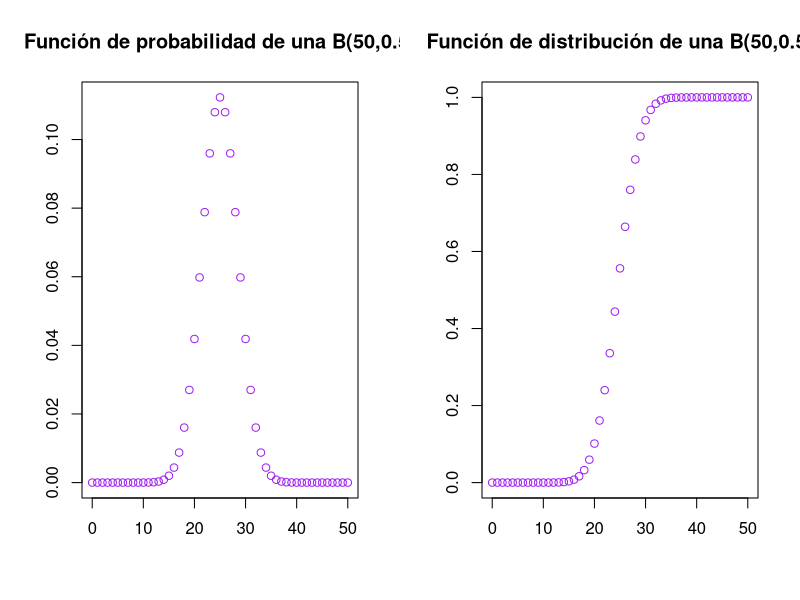
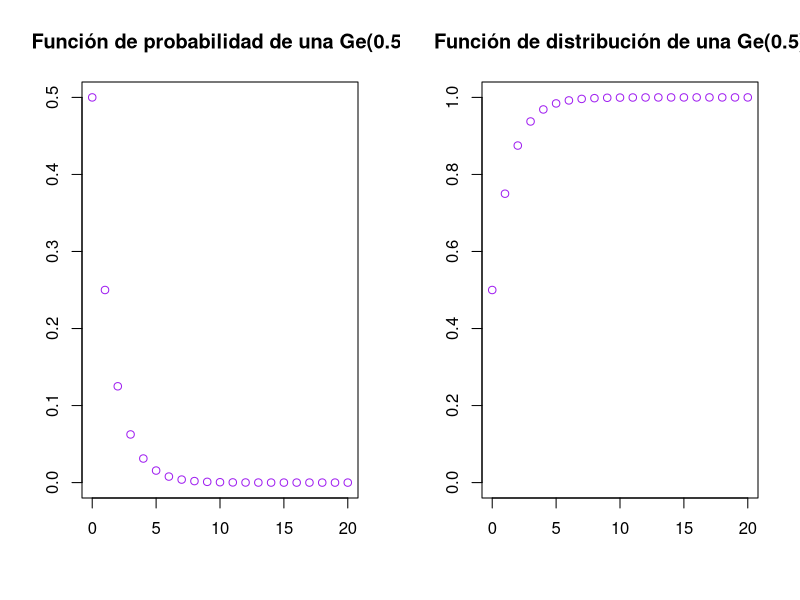
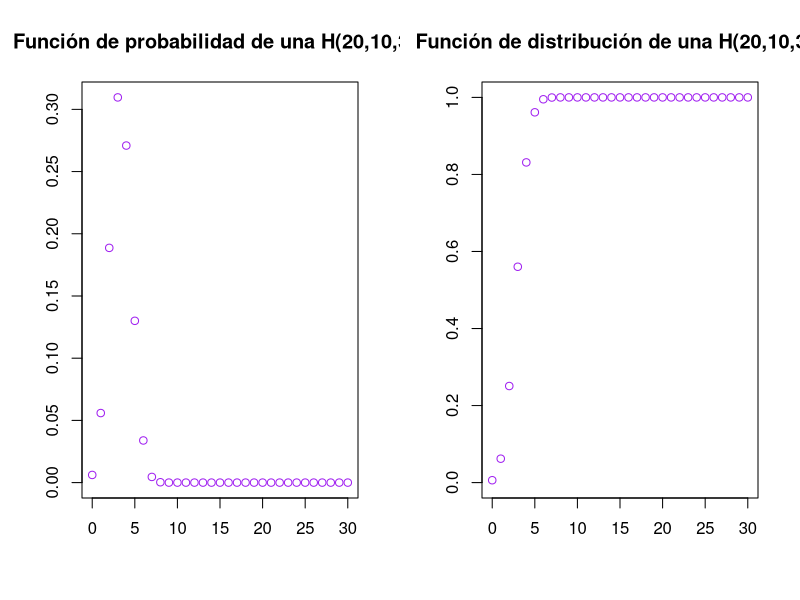
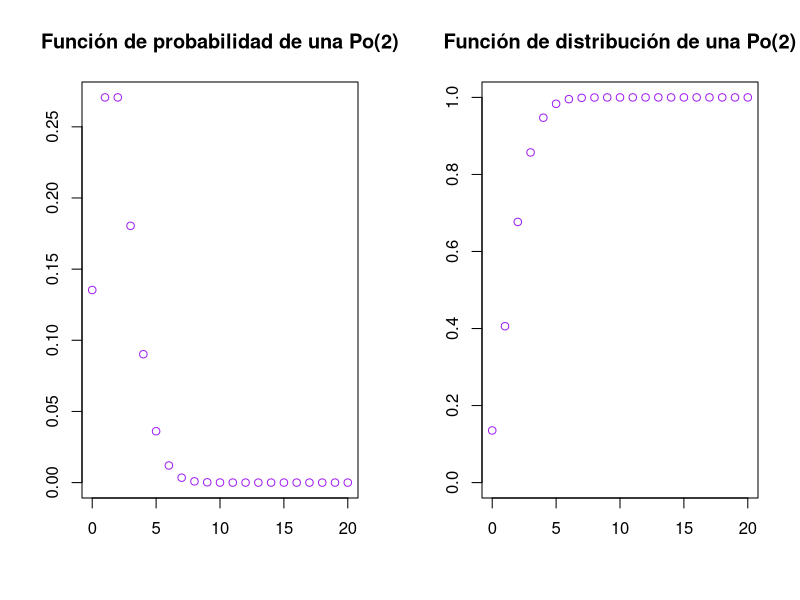
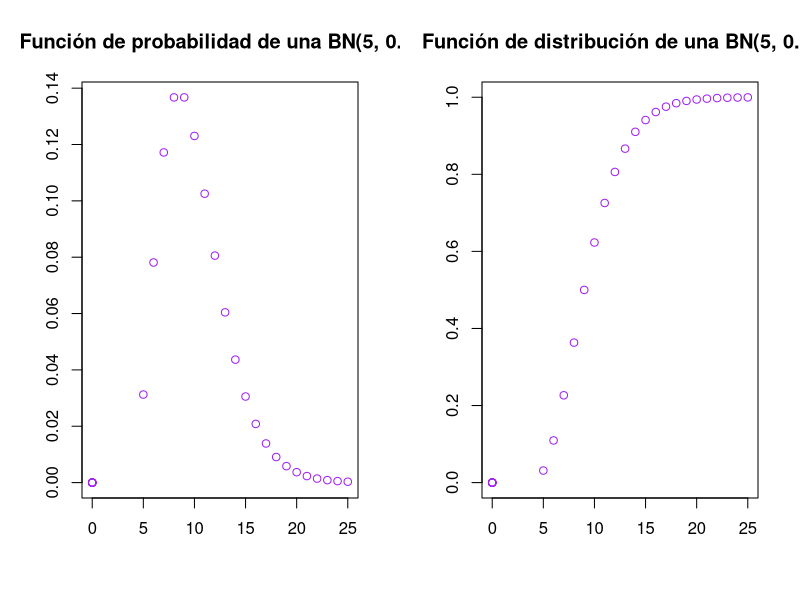
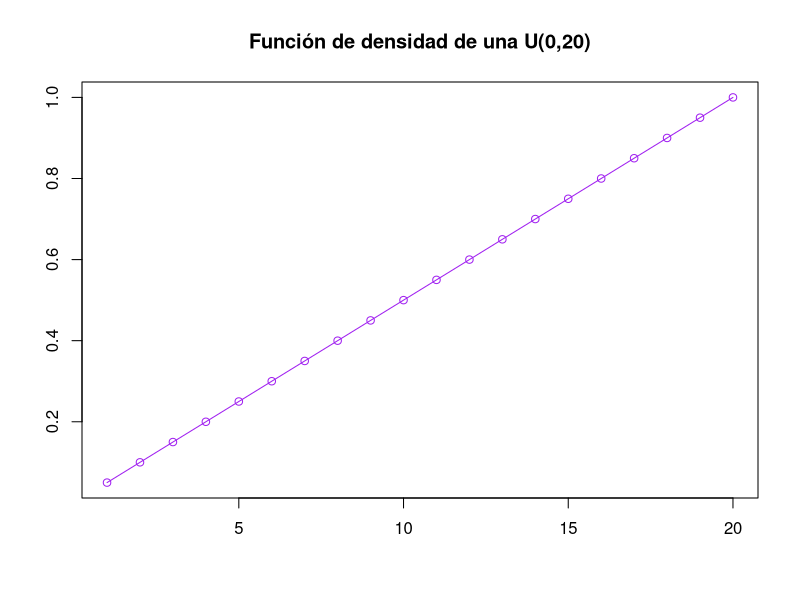
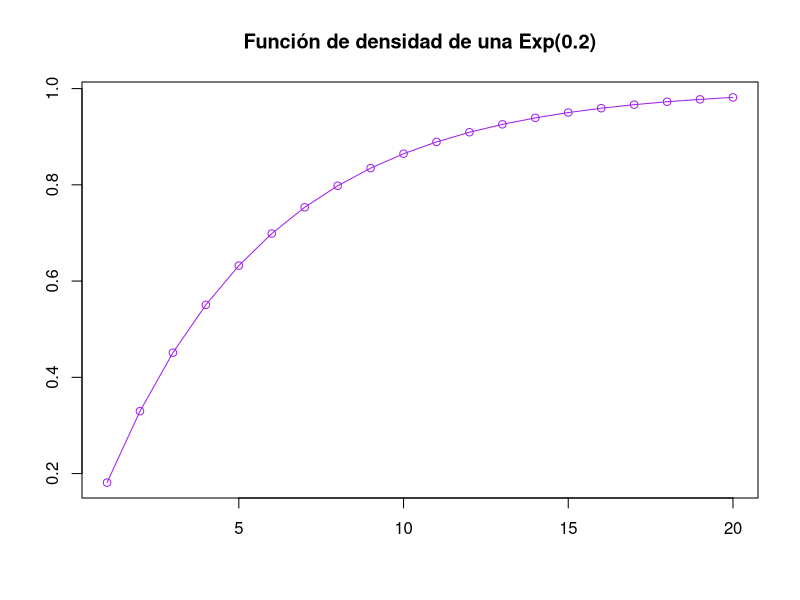
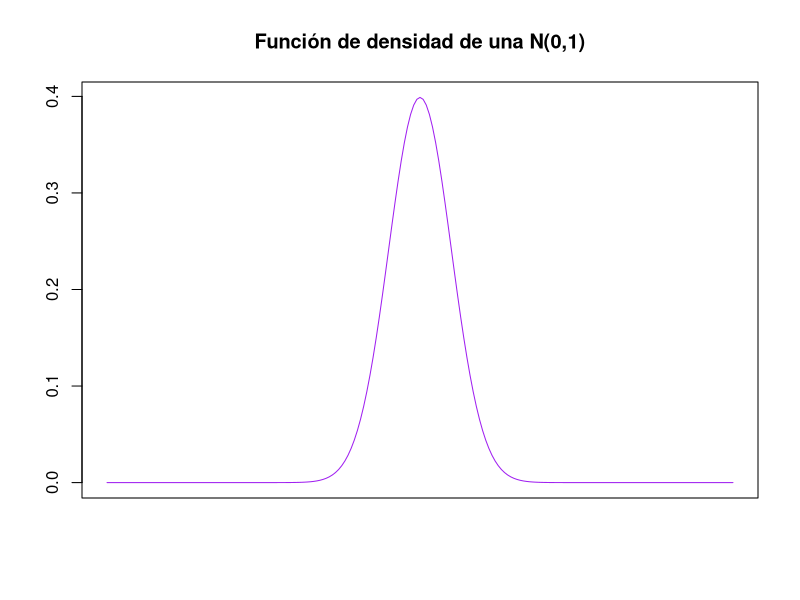

The R script that drew these images, in order:
## ---- chunk 1
knitr::opts_chunk$set(echo = TRUE, comment = NA)
## ---- chunk 2
par(mfrow = c(1,2))
plot(0:50,dbinom(0:50,50,0.5),col = "purple", xlab = "", ylab = "", main = "Función de probabilidad de una B(50,0.5)")
plot(0:50, pbinom(0:50,50,0.5),col = "purple", xlab = "", ylab = "", main = "Función de distribución de una B(50,0.5)", ylim = c(0,1))
par(mfrow= c(1,1))

## ---- chunk 3
par(mfrow = c(1,2))
plot(0:20, dgeom(0:20,0.5),col = "purple", xlab = "", ylab = "", main = "Función de probabilidad de una Ge(0.5)")
plot(0:20, pgeom(0:20,0.5),col = "purple", xlab = "", ylab = "", main = "Función de distribución de una Ge(0.5)", ylim = c(0,1))
par(mfrow= c(1,1))

## ---- chunk 4
par(mfrow = c(1,2))
plot(0:30, dhyper(0:30,10,20,10),col = "purple", xlab = "", ylab = "", main = "Función de probabilidad de una H(20,10,30)")
plot(0:30, phyper(0:30,10,20,10),col = "purple", xlab = "", ylab = "", main = "Función de distribución de una H(20,10,30)", ylim = c(0,1))
par(mfrow= c(1,1))

## ---- chunk 5
par(mfrow = c(1,2))
plot(0:20, dpois(0:20,2),col = "purple", xlab = "", ylab = "", main = "Función de probabilidad de una Po(2)")
plot(0:20, ppois(0:20,2),col = "purple", xlab = "", ylab = "", main = "Función de distribución de una Po(2)", ylim = c(0,1))
par(mfrow= c(1,1))

## ---- chunk 6
par(mfrow = c(1,2))
exitos = 5
size = 20
plot(c(rep(0,exitos),exitos:(size+exitos)), c(rep(0,exitos),dnbinom(0:size,exitos,0.5)),col = "purple", xlab = "", ylab = "", main = "Función de probabilidad de una BN(5, 0.5)")
plot(c(rep(0,exitos),exitos:(size+exitos)), c(rep(0,exitos),pnbinom(0:size,exitos,0.5)),col = "purple", xlab = "", ylab = "", main = "Función de distribución de una BN(5, 0.5)")
par(mfrow= c(1,1))

## ---- chunk 7
plot(punif(1:20,min = 0, max = 20),col = "purple", xlab = "", ylab = "", main = "Función de densidad de una U(0,20)", type = "o")
## ---- chunk 8
plot(pexp(1:20,0.2),col = "purple", xlab = "", ylab = "", main = "Función de densidad de una Exp(0.2)", type = "o")
## ---- chunk 9
z_scores <- seq(-10, 10, by = .1)
dvalues <- dnorm(z_scores)
plot(dvalues, ylab = "", xlab= "",
     xaxt = "n",
     type = "l", 
     col = "purple",
     main = "Función de densidad de una N(0,1)")
